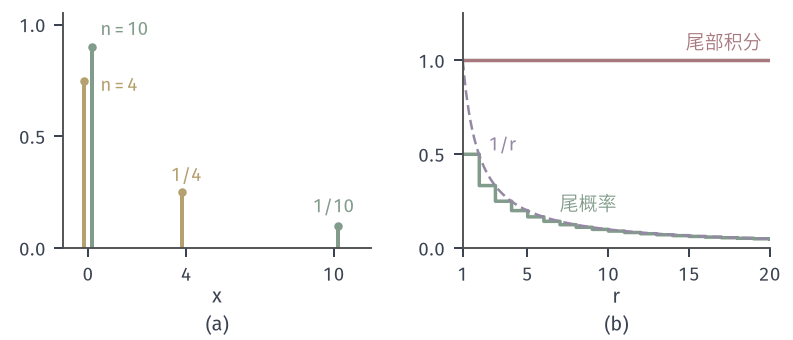

Write the Python code that produced this figure.
from pathlib import Path
import sys
HERE = Path(__file__).resolve().parent
sys.path.insert(0, str(HERE.parent/"weak-common"))
from weak_fig import *
# X_n = n w.p. 1/n else 0. (a) pmf for n=4,10; (b) sup_n P(X_n>r) = 1/(floor(r)+1) <= 1/r and sup_n E[X_n 1{X_n>r}] = 1.
fig, axes = figure(width_mm=112, height_mm=48, ncols=2)
panel(fig, left=.08, wspace=.3, bottom=.27)
ax = axes[0]
for n, c, off in ((4, YELLOW, -.18), (10, GREEN, .18)):
    for xv, pv in ((0, 1-1/n), (n, 1/n)):
        ax.plot([xv+off, xv+off], [0, pv], color=c, lw=1.6); dot(ax, xv+off, pv, c, ms=3.4)
lab(ax, 4, .3, r'$1/4$', YELLOW, ha='center'); lab(ax, 10, .16, r'$1/10$', GREEN, ha='center')
lab(ax, .5, .95, r'$n=10$', GREEN); lab(ax, .5, .7, r'$n=4$', YELLOW)
ax.set_xlim(-1, 11.5); ax.set_ylim(0, 1.05); ax.set_xticks([0, 4, 10]); ax.set_yticks([0, .5, 1])
axlab(ax, r'$x$')
ax = axes[1]; r = np.linspace(1, 20, 800)
ax.plot(r, 1/(np.floor(r)+1), color=GREEN, lw=1.4, drawstyle='steps-post')
ax.plot(r, 1/r, color=PURPLE, lw=1.0, ls=DASH)
ax.plot(r, np.ones_like(r), color=RED, lw=1.4)
lab(ax, 19.5, 1.04, '尾部积分', RED, ha='right', va='bottom')
lab(ax, 7, .2, '尾概率', GREEN); lab(ax, 2.6, .52, r'$1/r$', PURPLE)
ax.set_xlim(1, 20); ax.set_ylim(0, 1.25); ax.set_xticks([1, 5, 10, 15, 20]); ax.set_yticks([0, .5, 1])
axlab(ax, r'$r$')
tags(fig, axes)
save(fig, HERE, 'figure', {'tail_integral': 1.0})
